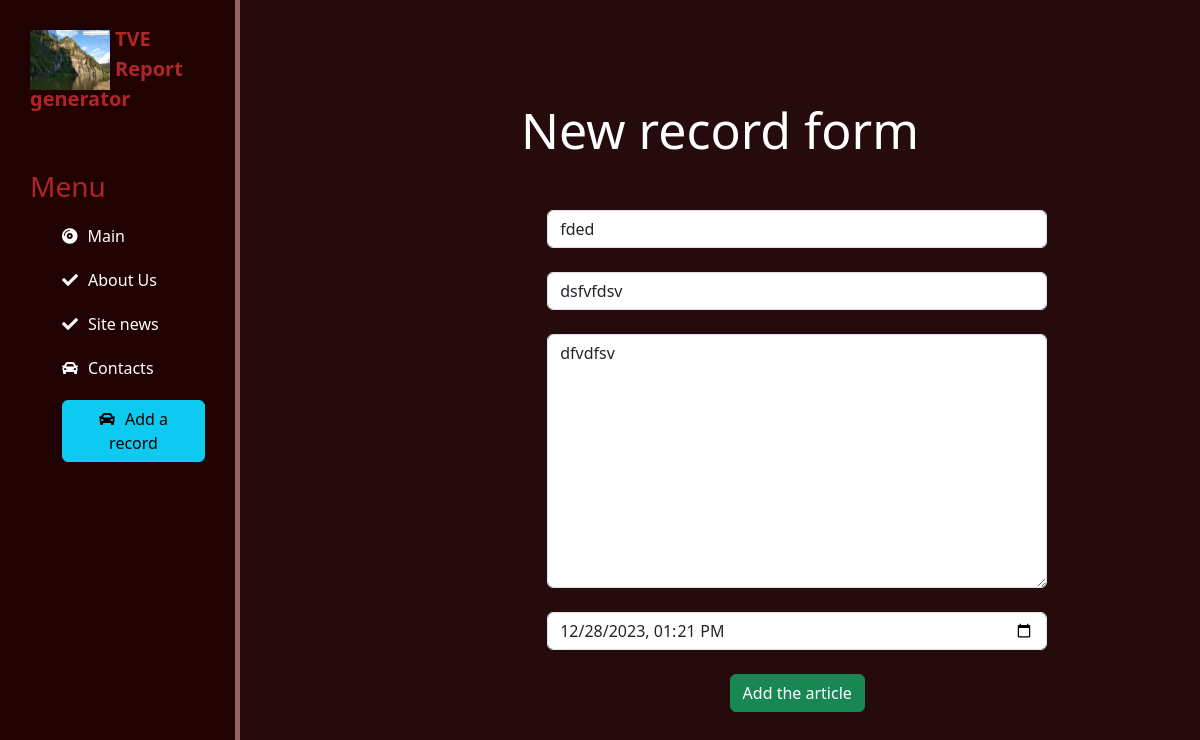
The app's page /news/16/update with its own data.
### news/models.py (models this page shows, shortened)
class Articles(models.Model):
    title = models.CharField('Name', max_length=50)
    brief_desription = models.CharField('Brief Description (Anons)', max_length=250)
    full_text = models.TextField("Article's text")
    date = models.DateTimeField("Article's date")
    class Meta:
        verbose_name = "News table"
        verbose_name_plural = "News tables"

### news/views.py (the view)
# urls.py: path("<int:pk>/update", views.NewsUpdateView.as_view(), name='news-update'),
class NewsUpdateView (UpdateView):
    model = Articles
    template_name = 'news/create.html'
    form_class = ArticlesForm

### news/forms.py
class ArticlesForm(ModelForm):
    class Meta:
        model=Articles
        fields= ['title','brief_desription','full_text','date']
        widgets = {
            'title':TextInput (attrs={
                'class':'form-control',
                'placeholder':'The name of the article'
            }),
            'brief_desription' : TextInput (attrs={
                'class':'form-control',
                'placeholder':'Brief description'
            }),
            'date' : DateTimeInput (attrs={
                'class':'form-control',
                'type':'datetime-local',
                'placeholder':'Date of the article'
            }),
            'full_text' : Textarea (attrs={
                'class':'form-control',
                'placeholder':'The article itself'
            })
        }

### news/templates/news/create.html (shortened to what this page needs)
{% extends "main_app/layout.html" %}
{% block my_content1 %}
<div class='features'>
   <h1>New record form</h1>
   <form method='post'>
      {{form.title}}
      <br>
      {{form.brief_desription}}
      <br>
      {{form.full_text}}
      <br>
      {{form.date}}
      <br>
      <button class="btn btn-success" type="submit"> Add the article</button>
   </form>
</div>
{% endblock %}

### main_app/static/main_app/css/main_app.css (style rules this page uses)
body { background: rgb(37, 11, 11); color: #f35f54; }
main .features { float:left; color: #fff; margin-top: 100px; text-align:center; width: 80%; }
main .features h1 { font-size: 50px; }
form { margin-left: 32%; width: 500px; margin-top: 50px; }

### records on screen
Articles: title "fded", brief_desription "dsfvfdsv", full_text "dfvdfsv", date "12/28/2023 13:21"
